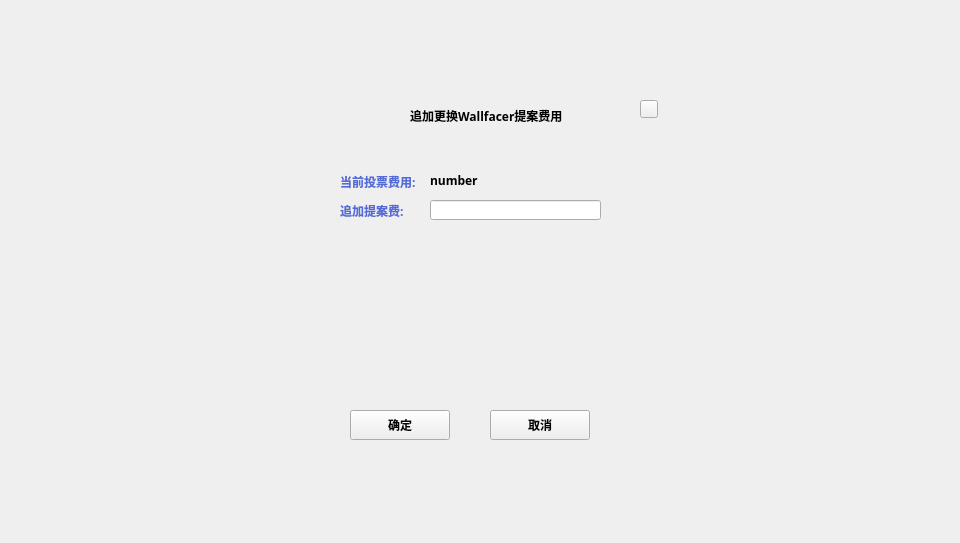
<?xml version="1.0" encoding="UTF-8"?>
<ui version="4.0">
 <class>AddPledgeDialog</class>
 <widget class="QDialog" name="AddPledgeDialog">
  <property name="geometry">
   <rect>
    <x>0</x>
    <y>0</y>
    <width>960</width>
    <height>543</height>
   </rect>
  </property>
  <property name="windowTitle">
   <string>Dialog</string>
  </property>
  <widget class="QWidget" name="widget" native="true">
   <property name="geometry">
    <rect>
     <x>0</x>
     <y>0</y>
     <width>960</width>
     <height>543</height>
    </rect>
   </property>
   <property name="font">
    <font>
     <family>Microsoft YaHei UI Light</family>
     <weight>75</weight>
     <bold>true</bold>
    </font>
   </property>
   <widget class="QWidget" name="containerWidget" native="true">
    <property name="geometry">
     <rect>
      <x>290</x>
      <y>90</y>
      <width>371</width>
      <height>371</height>
     </rect>
    </property>
    <property name="font">
     <font>
      <family>微软雅黑</family>
     </font>
    </property>
    <widget class="QToolButton" name="cancelBtn">
     <property name="geometry">
      <rect>
       <x>200</x>
       <y>320</y>
       <width>100</width>
       <height>30</height>
      </rect>
     </property>
     <property name="font">
      <font>
       <family>Microsoft YaHei UI Light</family>
       <weight>75</weight>
       <bold>true</bold>
      </font>
     </property>
     <property name="cursor">
      <cursorShape>PointingHandCursor</cursorShape>
     </property>
     <property name="styleSheet">
      <string notr="true"/>
     </property>
     <property name="text">
      <string>取消</string>
     </property>
    </widget>
    <widget class="QLabel" name="nameLabel">
     <property name="geometry">
      <rect>
       <x>120</x>
       <y>10</y>
       <width>211</width>
       <height>31</height>
      </rect>
     </property>
     <property name="font">
      <font>
       <family>Microsoft YaHei UI Light</family>
       <weight>75</weight>
       <bold>true</bold>
      </font>
     </property>
     <property name="text">
      <string>追加更换Wallfacer提案费用</string>
     </property>
    </widget>
    <widget class="QToolButton" name="okBtn">
     <property name="geometry">
      <rect>
       <x>60</x>
       <y>320</y>
       <width>100</width>
       <height>30</height>
      </rect>
     </property>
     <property name="font">
      <font>
       <family>Microsoft YaHei UI Light</family>
       <weight>75</weight>
       <bold>true</bold>
      </font>
     </property>
     <property name="cursor">
      <cursorShape>PointingHandCursor</cursorShape>
     </property>
     <property name="styleSheet">
      <string notr="true"/>
     </property>
     <property name="text">
      <string>确定</string>
     </property>
    </widget>
    <widget class="QToolButton" name="closeBtn">
     <property name="geometry">
      <rect>
       <x>350</x>
       <y>10</y>
       <width>18</width>
       <height>18</height>
      </rect>
     </property>
     <property name="cursor">
      <cursorShape>PointingHandCursor</cursorShape>
     </property>
     <property name="focusPolicy">
      <enum>Qt::NoFocus</enum>
     </property>
     <property name="styleSheet">
      <string notr="true"/>
     </property>
     <property name="text">
      <string/>
     </property>
    </widget>
    <widget class="QLabel" name="label_2">
     <property name="geometry">
      <rect>
       <x>50</x>
       <y>81</y>
       <width>81</width>
       <height>21</height>
      </rect>
     </property>
     <property name="styleSheet">
      <string notr="true">QLabel{color: rgb(83,107,215);
font: 11px &quot;Microsoft YaHei UI Light&quot;;}</string>
     </property>
     <property name="text">
      <string>当前投票费用:</string>
     </property>
    </widget>
    <widget class="QLabel" name="currentPledge">
     <property name="geometry">
      <rect>
       <x>140</x>
       <y>80</y>
       <width>211</width>
       <height>21</height>
      </rect>
     </property>
     <property name="text">
      <string>number</string>
     </property>
    </widget>
    <widget class="QStackedWidget" name="stackedWidget_fee">
     <property name="geometry">
      <rect>
       <x>50</x>
       <y>140</y>
       <width>221</width>
       <height>151</height>
      </rect>
     </property>
    </widget>
    <widget class="QLabel" name="label_4">
     <property name="geometry">
      <rect>
       <x>50</x>
       <y>110</y>
       <width>91</width>
       <height>21</height>
      </rect>
     </property>
     <property name="styleSheet">
      <string notr="true">QLabel{color: rgb(83,107,215);
font: 11px &quot;Microsoft YaHei UI Light&quot;;}</string>
     </property>
     <property name="text">
      <string>追加提案费:</string>
     </property>
    </widget>
    <widget class="QLineEdit" name="lineEdit_feeNumber">
     <property name="geometry">
      <rect>
       <x>140</x>
       <y>110</y>
       <width>171</width>
       <height>20</height>
      </rect>
     </property>
     <property name="placeholderText">
      <string/>
     </property>
    </widget>
   </widget>
  </widget>
 </widget>
 <resources/>
 <connections/>
</ui>
